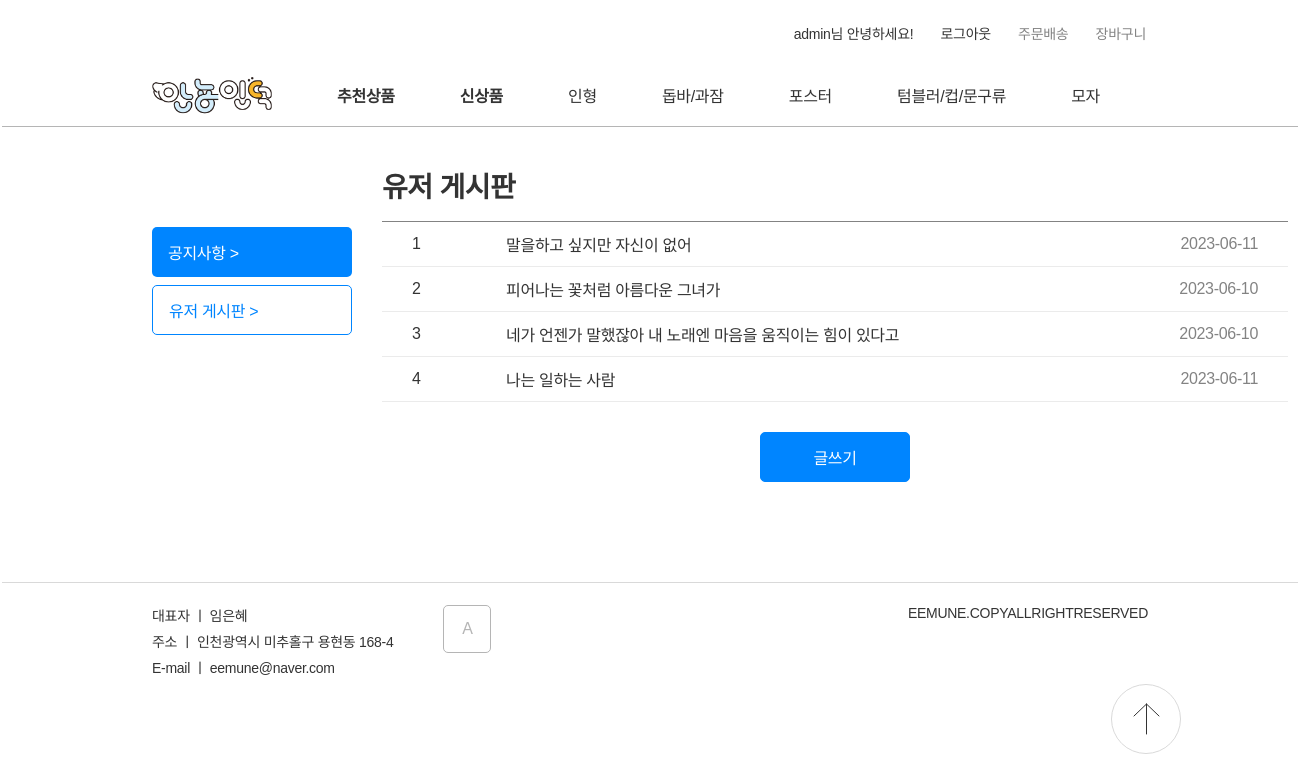
Page /board (signed in) on the committed database.
### data_models.py (models this page shows)
class Board(db.Model):
    __tablename__="Board"
    id=Column(db.Integer, primary_key=True)
    post_id=Column(String(8))
    writer_id = Column(String(32))
    title=Column(String)
    content=Column(String)
    data=Column(String)

### server.py (the view)
@app.route('/board')
def board():
    post_list = db.session.query(Board).all()
    return render_template("board.html", items = post_list)

### templates/board.html (shortened to what this page needs)
<!DOCTYPE html>
<html lang="ko">
<head>
    <link href="../static/CSS/nav.css" rel="stylesheet">
    <link href="../static/CSS/stylesheet.css" rel="stylesheet">
    <link href="../static/CSS/board.css" rel="stylesheet">
</head>
<nav>
    <div id="comp_header">
        <div id="component_top-list">
            <ul>
                {% if session['user_id']%}
                <li><a class="size_14"href="./wishlist">{{session['user_id']}}님 안녕하세요!</a></li>
                <li><a class="size_14"href="./logout">로그아웃</a></li>
                {% else %}
                <li><a class="size_14"href="./signin">로그인</a></li>
                <li><a class="size_14"href="./signup">회원가입</a></li>
                {% endif %}
                <li><a class="size_14 color_B5B5B5"href="error">주문배송</a></li>
                <li><a class="size_14 color_B5B5B5"href="wishlist">장바구니</a></li>
            </ul>
        </div>
        <div id="component_navigator">
            <ul>
                <img id="LOGO" onclick="location.href='/'" src="../static/img/icon/안뇽인덕.png"/>
                <li><a style="font-weight: 700;" href="./category_item?category=추천상품">추천상품</a></li>
                <li><a style="font-weight: 700;" href=".//category_item?category=신상품">신상품</a></li>
                <li><a href="./category_item?category=A">인형</a></li>
                <li><a href="./category_item?category=B">돕바/과잠</a></li>
                <li><a href="./category_item?category=C">포스터</a></li>
                <li><a href="./category_item?category=D">텀블러/컵/문구류</a></li>
                <li><a href="./category_item?category=E">모자</a></li>
            </ul>
        </div>
        </div>
</nav>
<body>
    <div class="div_board">
    <div class="left_section">
        <div onclick="location.href='/board'" class="btn_notification">공지사항 ></div>
        <div onclick="location.href='/board'" class="btn_board">유저 게시판 ></div>
    </div>
    <div class="right_section">
        <p class="weight_700 section_title">유저 게시판</p>
        <table class="table_body">
            {% for item in items %}
            <tr>
                <td>{{loop.index}}</td>
                <td><a href="/user_post?post_id={{item.id}}">{{item.title}}</a></td>
                <td style="text-align: right;" class="color_B5B5B5">{{item.data}}</td>
            </tr>
            {% endfor %}
        </table>
        <div class="btn_container">
            <button onclick="location.href='/write_board'">글쓰기</button>
        </div>
    </div>
    </div>
</body>
<footer>
    <div class="introduction">
        <p class="size_14">대표자 ㅣ 임은혜</p>
        <p class="size_14">주소 ㅣ 인천광역시 미추홀구 용현동 168-4</p>
        <p class="size_14">E-mail ㅣ eemune@naver.com</p>
    </div>
    <button onclick="location.href='/adminpage'">A</button>
    <div class="copyright">
        <p class="color_838383 size_14">EEMUNE.COPYALLRIGHTRESERVED</p>
    </div>
    <img id="gogo_top" src="../static/img/icon/icon_top.svg" onclick="location.href='#'"/>
</footer>
</html>

### static/CSS/nav.css (style rules this page uses)
#component_top-list { margin-top:23px; display: flex; justify-content: flex-end; height:44px; }
#component_top-list ul li:not(:last-child) { margin-right:23px; }
#component_top-list li { font-size: 14px; color:#B5B5B5; }
#LOGO { display: inline-block; cursor:pointer; }
#component_navigator { display: inline-block; margin-left: -150px; height:60px; padding-right: 50px; width:100vw; border-bottom: 1px solid #B5B5B5; background-color: rgba(255, 255, 255, 0.89); z-index: 3; transition: 0.5s; }
#component_navigator ul { padding:0px 150px; display: flex; justify-content: space-between; align-items: center; height: 56px; }
#component_navigator li { text-align: center; }

### static/CSS/stylesheet.css (style rules this page uses)
* { margin:0px; padding:0px; font-family: 'Noto Sans KR', sans-serif; font-size:16px; font-weight: 400; text-decoration: none; color:#333333; letter-spacing: -0.02em; box-sizing: border-box; }
#LOGO { width:120px; }
button { cursor:pointer; }
img { object-fit: cover; }
body { padding:0px 152px; overflow-x: hidden; }
li { list-style:none; display: inline-block; }
.color_B5B5B5 { color: #b5b5b5; }
.color_B5B5B5 { color: #838383; }
.size_14 { font-size:14px; }
.weight_700 { font-weight: 700; }
.section_title { font-size: 28px; }
footer { border-top: 1px solid #D9D9D9; padding-top:22px; width:100vw; margin-left: -150px; padding-left: 150px; display: flex; margin-bottom: 60px; }
footer .introduction p { margin-bottom: 6px; }
footer button { padding: 0; margin-left:50px; width:48px; height:48px; border: 1px solid #B5B5B5; color:#B5B5B5; background-color: white; }
.copyright { position: absolute; right:150px; }
#gogo_top { width:70px; height:70px; position: fixed; right:117px; bottom:46px; z-index: 3; cursor:pointer; }
button { border: 1px solid #0085FF; color: #0085FF; background-color: white; border-radius: 5px; transition: 0.5s; }

### static/CSS/board.css (style rules this page uses)
.div_board { display: flex; width:1136px; margin: auto; }
.left_section { margin-top: 100px; }
.btn_notification { display: block; width:200px; height: 50px; display: flex; align-items: center; padding-left: 16px; border-radius: 5px; background-color: #0085FF; color: white; }
.btn_board { display: block; width:200px; height: 50px; display: flex; align-items: center; padding-left: 16px; border-radius: 5px; border: 1px solid #0085FF; color: #0085FF; margin-top: 8px; }
.right_section { flex-grow: 1; margin-left: 30px; }
.section_title { margin-top: 38px; margin-bottom: 16px; }
.table_body { border-collapse: collapse; width:100%; border-bottom: 1px solid #838383; border-top: 1px solid #838383; align-items: center; box-sizing: border-box; margin-bottom: 30px; }
.table_body td { padding: 10px 30px; border-bottom: 1px solid #ebebeb; }
.btn_container { width:100%; display: flex; justify-content: center; }
.btn_container button { height:50px; width: 150px; background-color: #0085FF; color: white; margin-bottom: 100px; }

### rows in the picture
Board: title "말을하고 싶지만 자신이 없어", data "2023-06-11"
Board: title "피어나는 꽃처럼 아름다운 그녀가", data "2023-06-10"
Board: title "네가 언젠가 말했잖아 내 노래엔 마음을 움직이는 힘이 있다고", data "2023-06-10"
Board: title "나는 일하는 사람", data "2023-06-11"

### other values in the picture
{{ session['user_id'] }} "admin"
